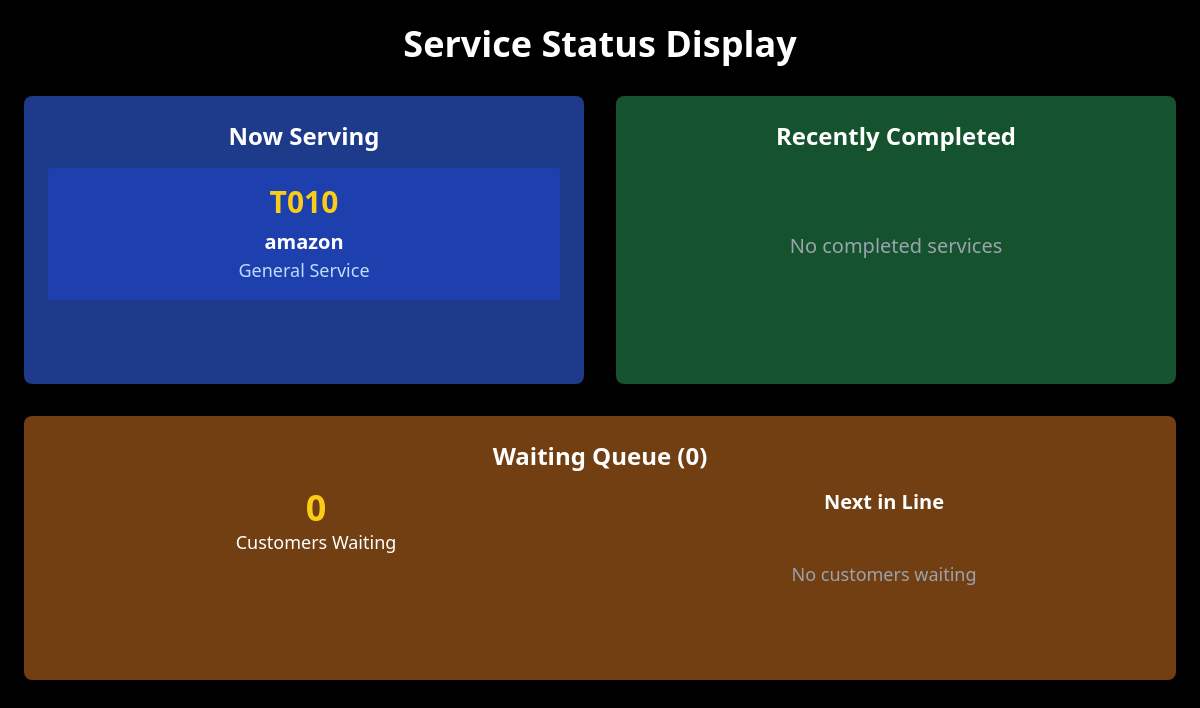
The page /display/ on the database as committed earlier.
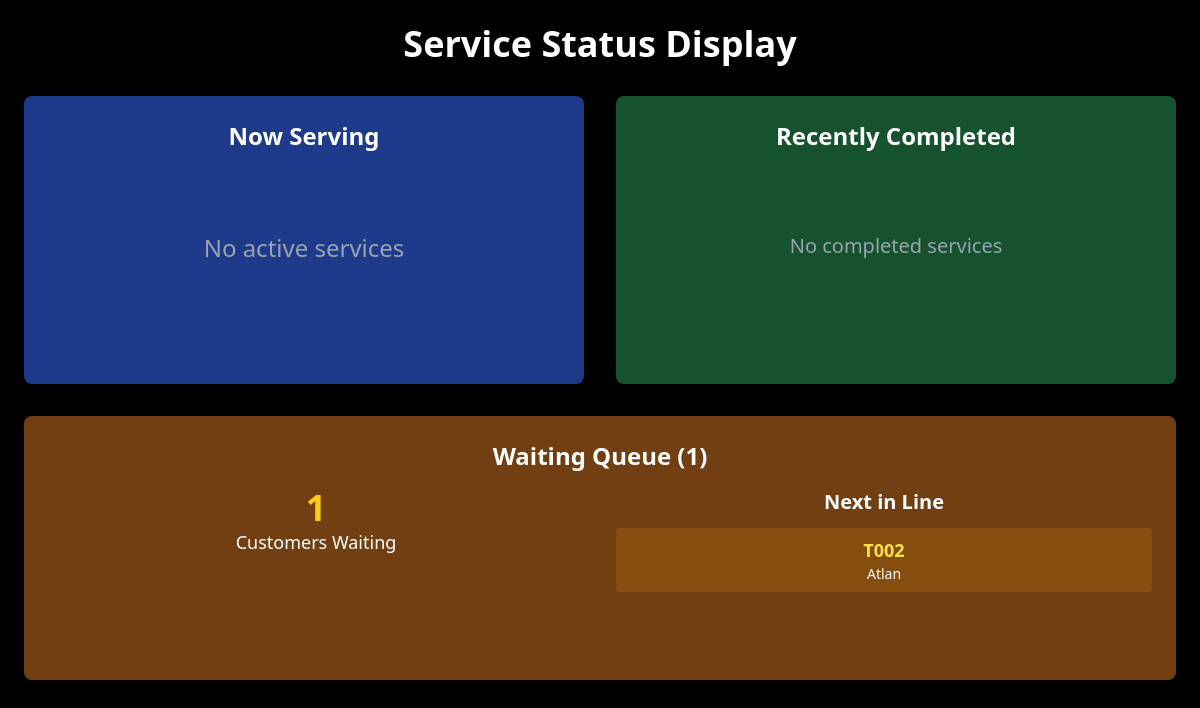
The same page on the database as committed later.
### queue_manager/models.py (models this page shows, shortened)
class QueueEntry(models.Model):
    SERVICE_CHOICES = [
        ('General Service', 'General Service'),
        ('Document Processing', 'Document Processing'),
        ('Payment', 'Payment'),
        ('Consultation', 'Consultation'),
        ('Technical Support', 'Technical Support'),
    ]
    customer_name = models.CharField(max_length=100)
    service_type = models.CharField(max_length=50, choices=SERVICE_CHOICES)
    token_number = models.CharField(max_length=10, unique=True)
    status = models.CharField(
        max_length=20,
        choices=[
            ('waiting', 'Waiting'),
            ('in-progress', 'In Progress'),
            ('completed', 'Completed'),
        ],
        default='waiting'
    )
    timestamp = models.DateTimeField(default=timezone.now)  # when added to queue
    started_at = models.DateTimeField(null=True, blank=True)  # when service starts
    completed_at = models.DateTimeField(null=True, blank=True)  # when service completes
    added_by = models.ForeignKey(User, on_delete=models.SET_NULL, null=True, blank=True)

### queue_manager/views.py (the view)
# urls.py: path('display/', views.display, name='display'),
def display(request):
    waiting_entries = QueueEntry.objects.filter(status='waiting').order_by('-timestamp')
    in_progress_entries = QueueEntry.objects.filter(status='in-progress').order_by('-timestamp')
    today = localdate()
    completed_entries = QueueEntry.objects.filter(status='completed',completed_at__date=today).order_by('-completed_at')[:10]  # Recent 10
    data = {
        "waiting_entries": waiting_entries,
        "in_progress_entries": in_progress_entries,
        "completed_entries": completed_entries,
    }
    return render(request, "queue_manager/display.html", data)

### queue_manager/templates/queue_manager/display.html (shortened to what this page needs)
{% load static %}
<!DOCTYPE html>
<html lang="en">
<head>
  <script src="https://cdn.tailwindcss.com"></script>
</head>
<body class="bg-black text-white min-h-screen p-6">
  <div class="max-w-7xl mx-auto">
    <div class="text-center mb-8">
      <h1 class="text-4xl font-bold mb-2">Service Status Display</h1>
    </div>
    <div class="grid grid-cols-1 lg:grid-cols-2 gap-8">
      <div class="bg-blue-900 rounded-lg p-6">
        <h2 class="text-2xl font-bold mb-4 text-center">Now Serving</h2>
        <div class="h-48 overflow-hidden relative">
          {% if in_progress_entries %}
            <div class="{% if in_progress_entries|length > 1 %}animate-scroll{% endif %} space-y-3">
              {% for item in in_progress_entries %}
              <div class="bg-blue-800 rounded p-4 text-center">
                <div class="text-3xl font-bold text-yellow-400">T{{ item.token_number|slice:"-3:" }}</div>
                <div class="text-xl font-semibold text-white mt-2">{{ item.customer_name }}</div>
                <div class="text-lg text-blue-200">{{ item.service_type }}</div>
              </div>
              {% endfor %}
            </div>
          {% else %}
            <div class="text-center text-gray-400 py-16">
              <div class="text-2xl">No active services</div>
            </div>
          {% endif %}
        </div>
      </div>
      <div class="bg-green-900 rounded-lg p-6">
        <h2 class="text-2xl font-bold mb-4 text-center">Recently Completed</h2>
        <div class="h-48 overflow-hidden relative">
          {% if completed_entries %}
            <div class="{% if completed_entries|length > 1 %}animate-scroll{% endif %} space-y-3">
              {% for item in completed_entries %}
              <div class="bg-green-800 rounded p-3 text-center">
                <div class="text-xl font-bold text-green-300">T{{ item.token_number|slice:"-3:" }}</div>
                <div class="text-base font-medium text-white">{{ item.customer_name }}</div>
                {% if item.completed_at %}
                  <div class="text-xs text-gray-300">{{ item.completed_at|date:"D, d M Y H:i:s" }}</div>
                {% endif %}
              </div>
              {% endfor %}
            </div>
          {% else %}
            <div class="text-center text-gray-400 py-16">
              <div class="text-xl">No completed services</div>
            </div>
          {% endif %}
        </div>
      </div>
    </div>
    <div class="mt-8 bg-yellow-900 rounded-lg p-6">
      <h2 class="text-2xl font-bold mb-4 text-center">Waiting Queue ({{ waiting_entries|length }})</h2>
      <div class="grid grid-cols-1 lg:grid-cols-2 gap-8">
        <div class="text-center">
          <div class="text-4xl font-bold text-yellow-400">{{ waiting_entries|length }}</div>
          <div class="text-lg">Customers Waiting</div>
        </div>
        <div>
          <h3 class="text-xl font-semibold mb-3 text-center">Next in Line</h3>
          <div class="h-32 overflow-hidden relative">
            {% if waiting_entries %}
              <div class="{% if waiting_entries|length > 3 %}animate-scroll-slow{% endif %} space-y-2">
                {% for item in waiting_entries|slice:":8" %}
                <div class="bg-yellow-800 rounded p-2 text-center">
                  <div class="text-lg font-bold text-yellow-300">T{{ item.token_number|slice:"-3:" }}</div>
                  <div class="text-sm text-white">{{ item.customer_name }}</div>
                </div>
                {% endfor %}
              </div>
            {% else %}
              <div class="text-center text-gray-400 py-8">
                <div class="text-lg">No customers waiting</div>
              </div>
            {% endif %}
          </div>
        </div>
      </div>
    </div>
  </div>
</body>
</html>

Rows that differ between the two databases and show on the page:
removed QueueEntry: token_number "010", customer_name "amazon", service_type "General Service", shown under "Now Serving"
added QueueEntry: token_number "002", customer_name "Atlan", shown under "Next in Line"
Other text that changed with them:
{{ waiting_entries|length }}: "0" → "1"
text no longer shown: "No customers waiting"
text now shown: "No active services"
